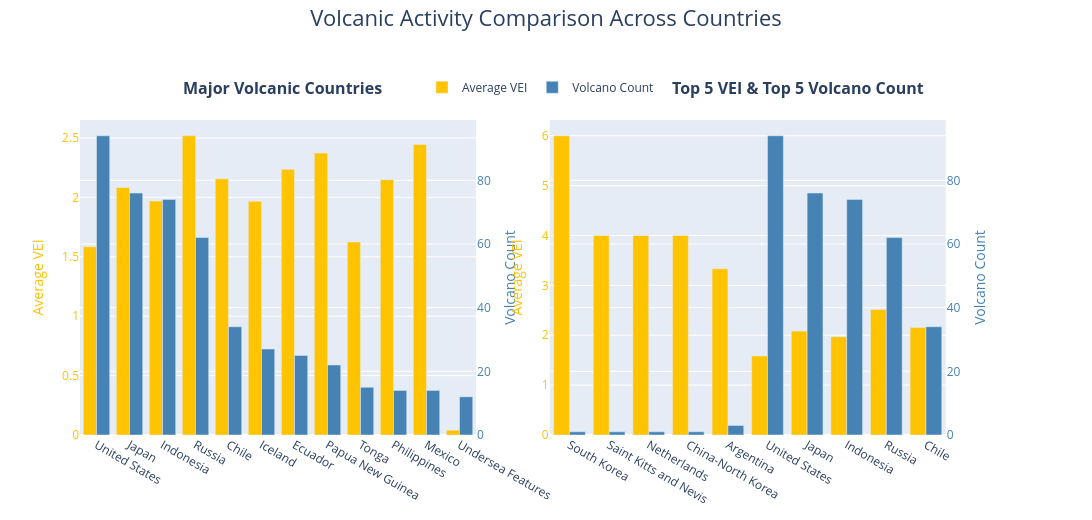

The notebook cell this image was saved under:
### Markdown cell above
## 3.8 - VEI Distribution by Country or Region

- This step shows which countries have more explosive eruptions.
- It reveals volcanic hazard concentration globally.

### Code cell
# Prepare data
df_plot = eda_df.dropna(subset=["VEI", "Country"])

avg_vei = df_plot.groupby("Country")["VEI"].mean()
volcano_count = df_plot.groupby("Country")["Volcano Number"].nunique()

#  LEFT GRAPH DATA 
full_countries = volcano_count.sort_values(ascending=False).head(12).index
avg_vei_full = avg_vei.loc[full_countries]
volcano_count_full = volcano_count.loc[full_countries]

#  RIGHT GRAPH DATA 
top5_vei = avg_vei.sort_values(ascending=False).head(5)
top5_count = volcano_count.sort_values(ascending=False).head(5)
combined_countries = list(dict.fromkeys(list(top5_vei.index) + list(top5_count.index)))

avg_vei_small = avg_vei.loc[combined_countries]
volcano_count_small = volcano_count.loc[combined_countries]

#  CREATE SUBPLOTS 
fig = make_subplots(
    rows=1, cols=2,
    subplot_titles=(
        "<b>Major Volcanic Countries</b>",
        "<b>Top 5 VEI & Top 5 Volcano Count</b>"
    ),
    specs=[[{"secondary_y": True}, {"secondary_y": True}]],
    horizontal_spacing=0.08
)


# LEFT PLOT

fig.add_trace(
    go.Bar(
        x=full_countries,
        y=avg_vei_full,
        name="Average VEI",
        marker_color="#FFC300",
        offsetgroup=1,
        hovertemplate="VEI: %{y:.2f}<extra></extra>",
        showlegend=True
    ),
    row=1, col=1, secondary_y=False
)

fig.add_trace(
    go.Bar(
        x=full_countries,
        y=volcano_count_full,
        name="Volcano Count",
        marker_color="steelblue",
        offsetgroup=2,
        hovertemplate="Count: %{y}<extra></extra>",
        showlegend=True
    ),
    row=1, col=1, secondary_y=True
)

fig.update_yaxes(title_text="<span style='color:#FFC300'>Average VEI</span>",
                 tickfont=dict(color="#FFC300"), row=1, col=1, secondary_y=False)
fig.update_yaxes(title_text="<span style='color:steelblue'>Volcano Count</span>",
                 tickfont=dict(color="steelblue"), row=1, col=1, secondary_y=True)


# RIGHT PLOT

fig.add_trace(
    go.Bar(
        x=combined_countries,
        y=avg_vei_small,
        marker_color="#FFC300",
        offsetgroup=1,
        hovertemplate="VEI: %{y:.2f}<extra></extra>",
        showlegend=False
    ),
    row=1, col=2, secondary_y=False
)

fig.add_trace(
    go.Bar(
        x=combined_countries,
        y=volcano_count_small,
        marker_color="steelblue",
        offsetgroup=2,
        hovertemplate="Count: %{y}<extra></extra>",
        showlegend=False
    ),
    row=1, col=2, secondary_y=True
)

fig.update_yaxes(title_text="<span style='color:#FFC300'>Average VEI</span>",
                 tickfont=dict(color="#FFC300"), row=1, col=2, secondary_y=False)
fig.update_yaxes(title_text="<span style='color:steelblue'>Volcano Count</span>",
                 tickfont=dict(color="steelblue"), row=1, col=2, secondary_y=True)


# GLOBAL LAYOUT — FIX TITLE COLLISION

fig.update_layout(
    title=dict(
        text="Volcanic Activity Comparison Across Countries",
        x=0.5,
        y=0.98,        # Move main title higher
        xanchor="center",
        font=dict(size=22)
    ),
    
    margin=dict(t=120),  # Add extra space at top
    
    barmode="group",
    width=1500,
    height=520,

    legend=dict(
        orientation="h",
        x=0.5,
        xanchor="center",
        y=1.15
    ),

    # Adjust subplot title positions
    annotations=[
        dict(
            x=0.22, y=1.06,
            xref="paper", yref="paper",
            showarrow=False,
            text="<b>Major Volcanic Countries</b>",
            font=dict(size=16)
        ),
        dict(
            x=0.78, y=1.06,
            xref="paper", yref="paper",
            showarrow=False,
            text="<b>Top 5 VEI & Top 5 Volcano Count</b>",
            font=dict(size=16)
        )
    ]
)

fig.show()

### Figure 1 — Plotly figure (JSON) as saved in the notebook; plotly's stock layout.template omitted (floating-point values rounded to 4 significant figures)
{"data": [{"hovertemplate": "VEI: %{y:.2f}<extra></extra>", "marker": {"color": "#FFC300"}, "name": "Average VEI", "offsetgroup": "1", "showlegend": true, "type": "bar", "x": ["United States", "Japan", "Indonesia", "Russia", "Chile", "Iceland", "Ecuador", "Papua New Guinea", "Tonga", "Philippines", "Mexico", "Undersea Features"], "xaxis": "x", "y": [1.585, 2.083, 1.969, 2.519, 2.157, 1.967, 2.236, 2.373, 1.625, 2.148, 2.444, 0.04082], "yaxis": "y"}, {"hovertemplate": "Count: %{y}<extra></extra>", "marker": {"color": "steelblue"}, "name": "Volcano Count", "offsetgroup": "2", "showlegend": true, "type": "bar", "x": ["United States", "Japan", "Indonesia", "Russia", "Chile", "Iceland", "Ecuador", "Papua New Guinea", "Tonga", "Philippines", "Mexico", "Undersea Features"], "xaxis": "x", "y": [94, 76, 74, 62, 34, 27, 25, 22, 15, 14, 14, 12], "yaxis": "y2"}, {"hovertemplate": "VEI: %{y:.2f}<extra></extra>", "marker": {"color": "#FFC300"}, "offsetgroup": "1", "showlegend": false, "type": "bar", "x": ["South Korea", "Saint Kitts and Nevis", "Netherlands", "China-North Korea", "Argentina", "United States", "Japan", "Indonesia", "Russia", "Chile"], "xaxis": "x2", "y": [6, 4, 4, 4, 3.333, 1.585, 2.083, 1.969, 2.519, 2.157], "yaxis": "y3"}, {"hovertemplate": "Count: %{y}<extra></extra>", "marker": {"color": "steelblue"}, "offsetgroup": "2", "showlegend": false, "type": "bar", "x": ["South Korea", "Saint Kitts and Nevis", "Netherlands", "China-North Korea", "Argentina", "United States", "Japan", "Indonesia", "Russia", "Chile"], "xaxis": "x2", "y": [1, 1, 1, 1, 3, 94, 76, 74, 62, 34], "yaxis": "y4"}], "layout": {"annotations": [{"font": {"size": 16}, "showarrow": false, "text": "<b>Major Volcanic Countries</b>", "x": 0.22, "xanchor": "center", "xref": "paper", "y": 1.06, "yanchor": "bottom", "yref": "paper"}, {"font": {"size": 16}, "showarrow": false, "text": "<b>Top 5 VEI & Top 5 Volcano Count</b>", "x": 0.78, "xanchor": "center", "xref": "paper", "y": 1.06, "yanchor": "bottom", "yref": "paper"}], "barmode": "group", "height": 520, "legend": {"orientation": "h", "x": 0.5, "xanchor": "center", "y": 1.15}, "margin": {"t": 120}, "title": {"font": {"size": 22}, "text": "Volcanic Activity Comparison Across Countries", "x": 0.5, "xanchor": "center", "y": 0.98}, "width": 1500, "xaxis": {"anchor": "y", "domain": [0, 0.43]}, "xaxis2": {"anchor": "y3", "domain": [0.51, 0.94]}, "yaxis": {"anchor": "x", "domain": [0, 1], "tickfont": {"color": "#FFC300"}, "title": {"text": "<span style='color:#FFC300'>Average VEI</span>"}}, "yaxis2": {"anchor": "x", "overlaying": "y", "side": "right", "tickfont": {"color": "steelblue"}, "title": {"text": "<span style='color:steelblue'>Volcano Count</span>"}}, "yaxis3": {"anchor": "x2", "domain": [0, 1], "tickfont": {"color": "#FFC300"}, "title": {"text": "<span style='color:#FFC300'>Average VEI</span>"}}, "yaxis4": {"anchor": "x2", "overlaying": "y3", "side": "right", "tickfont": {"color": "steelblue"}, "title": {"text": "<span style='color:steelblue'>Volcano Count</span>"}}}}
